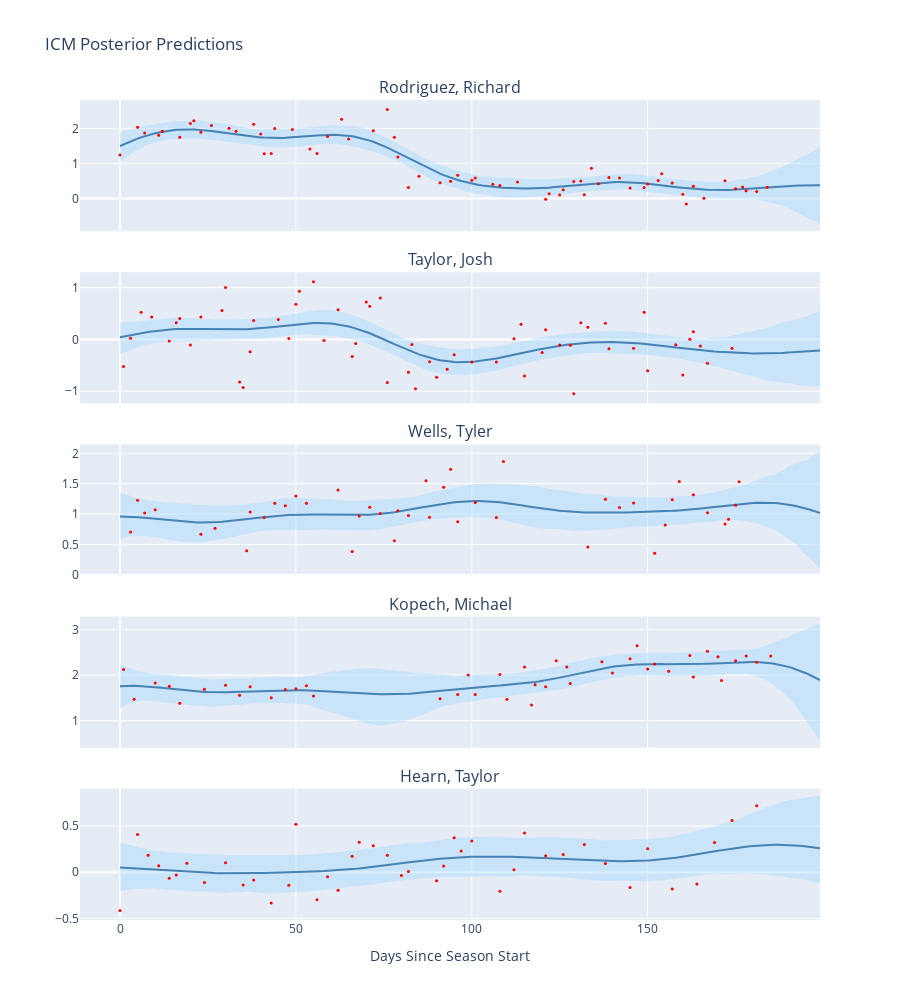

Here is the notebook cell this chart was saved with:
### Markdown cell above
### Visualizing Multi-Output Predictions

Plot posterior for each pitcher:

### Code cell
fig = make_subplots(
    rows=5, cols=1,
    subplot_titles=top_pitchers,
    vertical_spacing=0.05,
    shared_xaxes=True
)

for i, pitcher in enumerate(top_pitchers):
    # Extract predictions for this output
    f_pred_i = ppc_icm.posterior_predictive["f_pred"].isel(
        f_pred_dim_0=slice(i*n_test, (i+1)*n_test)
    )
    
    mean = f_pred_i.mean(dim=["chain", "draw"]).values
    lower = np.percentile(f_pred_i.values, 2.5, axis=(0,1))
    upper = np.percentile(f_pred_i.values, 97.5, axis=(0,1))
    
    # HDI band
    fig.add_trace(go.Scatter(
        x=time_test, y=upper, line=dict(width=0),
        showlegend=False, hoverinfo='skip'
    ), row=i+1, col=1)
    
    fig.add_trace(go.Scatter(
        x=time_test, y=lower, fill='tonexty',
        line=dict(width=0), showlegend=False,
        fillcolor='rgba(135,206,250,0.3)'
    ), row=i+1, col=1)
    
    # Mean
    fig.add_trace(go.Scatter(
        x=time_test, y=mean, mode='lines',
        line=dict(color='steelblue', width=2),
        showlegend=False
    ), row=i+1, col=1)
    
    # Training data
    pitcher_data = df_train.filter(pl.col("pitcher_name") == pitcher)
    fig.add_trace(go.Scatter(
        x=pitcher_data["game_date_idx"].to_list(),
        y=pitcher_data["avg_spin_rate_std"].to_list(),
        mode='markers',
        marker=dict(color='red', size=3),
        showlegend=False
    ), row=i+1, col=1)

fig.update_xaxes(title_text="Days Since Season Start", row=5, col=1)
fig.update_layout(height=1000, title_text="ICM Posterior Predictions")
fig.show()

### Figure 1 — Plotly figure (JSON) as saved in the notebook; plotly's stock layout.template omitted (floating-point values rounded to 4 significant figures; data arrays with more than 128 entries replaced by an {"elided": "..."} marker saying what was removed)
{"data": [{"hoverinfo": "skip", "line": {"width": 0}, "showlegend": false, "type": "scatter", "x": {"elided": "200 float values"}, "xaxis": "x", "y": {"elided": "200 float values"}, "yaxis": "y"}, {"fill": "tonexty", "fillcolor": "rgba(135,206,250,0.3)", "line": {"width": 0}, "showlegend": false, "type": "scatter", "x": {"elided": "200 float values"}, "xaxis": "x", "y": {"elided": "200 float values"}, "yaxis": "y"}, {"line": {"color": "steelblue", "width": 2}, "mode": "lines", "showlegend": false, "type": "scatter", "x": {"elided": "200 float values"}, "xaxis": "x", "y": {"elided": "200 float values"}, "yaxis": "y"}, {"marker": {"color": "red", "size": 3}, "mode": "markers", "showlegend": false, "type": "scatter", "x": [0, 5, 7, 11, 12, 17, 20, 21, 23, 26, 31, 33, 38, 40, 41, 43, 44, 49, 54, 56, 59, 63, 65, 72, 76, 78, 79, 82, 85, 91, 94, 96, 100, 101, 106, 108, 113, 121, 122, 125, 126, 129, 131, 132, 134, 136, 139, 142, 145, 149, 150, 153, 154, 157, 160, 161, 163, 166, 172, 175, 177, 178, 181, 184], "xaxis": "x", "y": [1.245, 2.032, 1.868, 1.802, 1.917, 1.746, 2.138, 2.219, 1.892, 2.081, 2.003, 1.916, 2.117, 1.842, 1.277, 1.281, 1.998, 1.965, 1.416, 1.287, 1.771, 2.263, 1.7, 1.934, 2.536, 1.746, 1.186, 0.3144, 0.6384, 0.4499, 0.491, 0.6667, 0.52, 0.5866, 0.4059, 0.3716, 0.471, -0.01749, 0.1394, 0.1021, 0.2533, 0.4902, 0.4974, 0.1095, 0.8606, 0.4196, 0.604, 0.5879, 0.3001, 0.3144, 0.4189, 0.5163, 0.7064, 0.4457, 0.1241, -0.1524, 0.3521, 0.006342, 0.5073, 0.2825, 0.3315, 0.222, 0.1985, 0.3255], "yaxis": "y"}, {"hoverinfo": "skip", "line": {"width": 0}, "showlegend": false, "type": "scatter", "x": {"elided": "200 float values"}, "xaxis": "x2", "y": {"elided": "200 float values"}, "yaxis": "y2"}, {"fill": "tonexty", "fillcolor": "rgba(135,206,250,0.3)", "line": {"width": 0}, "showlegend": false, "type": "scatter", "x": {"elided": "200 float values"}, "xaxis": "x2", "y": {"elided": "200 float values"}, "yaxis": "y2"}, {"line": {"color": "steelblue", "width": 2}, "mode": "lines", "showlegend": false, "type": "scatter", "x": {"elided": "200 float values"}, "xaxis": "x2", "y": {"elided": "200 float values"}, "yaxis": "y2"}, {"marker": {"color": "red", "size": 3}, "mode": "markers", "showlegend": false, "type": "scatter", "x": [1, 3, 6, 9, 14, 16, 17, 20, 23, 29, 30, 34, 35, 37, 38, 45, 48, 50, 51, 55, 58, 62, 66, 67, 70, 71, 74, 76, 82, 83, 84, 88, 90, 93, 95, 100, 107, 112, 114, 115, 120, 121, 125, 128, 129, 131, 133, 138, 139, 146, 149, 150, 158, 160, 162, 163, 165, 167, 174], "xaxis": "x2", "y": [-0.5235, 0.02035, 0.5258, 0.4328, -0.02982, 0.3219, 0.4034, -0.1092, 0.4316, 0.5561, 1.0, -0.8227, -0.9307, -0.2397, 0.3652, 0.387, 0.01817, 0.6814, 0.9287, 1.113, -0.02147, 0.5723, -0.3295, -0.0779, 0.7228, 0.6404, 0.7997, -0.8315, -0.634, -0.09781, -0.954, -0.4291, -0.7293, -0.5782, -0.2945, -0.4352, -0.4383, 0.0138, 0.2938, -0.7067, -0.2539, 0.1885, -0.1089, -0.1113, -1.051, 0.3213, 0.2355, 0.3132, -0.1802, -0.1718, 0.5246, -0.6065, -0.1023, -0.6861, 0.001884, 0.1503, -0.1277, -0.4605, -0.1686], "yaxis": "y2"}, {"hoverinfo": "skip", "line": {"width": 0}, "showlegend": false, "type": "scatter", "x": {"elided": "200 float values"}, "xaxis": "x3", "y": {"elided": "200 float values"}, "yaxis": "y3"}, {"fill": "tonexty", "fillcolor": "rgba(135,206,250,0.3)", "line": {"width": 0}, "showlegend": false, "type": "scatter", "x": {"elided": "200 float values"}, "xaxis": "x3", "y": {"elided": "200 float values"}, "yaxis": "y3"}, {"line": {"color": "steelblue", "width": 2}, "mode": "lines", "showlegend": false, "type": "scatter", "x": {"elided": "200 float values"}, "xaxis": "x3", "y": {"elided": "200 float values"}, "yaxis": "y3"}, {"marker": {"color": "red", "size": 3}, "mode": "markers", "showlegend": false, "type": "scatter", "x": [3, 5, 7, 10, 23, 27, 36, 37, 41, 44, 47, 50, 53, 62, 66, 68, 71, 74, 78, 79, 82, 87, 88, 92, 94, 96, 101, 107, 109, 133, 138, 142, 146, 152, 155, 157, 159, 163, 167, 172, 173, 175, 176], "xaxis": "x3", "y": [0.7056, 1.229, 1.016, 1.072, 0.6654, 0.765, 0.3954, 1.034, 0.9425, 1.176, 1.138, 1.296, 1.176, 1.398, 0.3816, 0.966, 1.11, 1.007, 0.5613, 1.052, 0.9752, 1.547, 0.9487, 1.44, 1.738, 0.8733, 1.191, 0.9415, 1.863, 0.4572, 1.242, 1.106, 1.18, 0.3544, 0.8196, 1.236, 1.536, 1.318, 1.022, 0.8364, 0.9119, 1.143, 1.532], "yaxis": "y3"}, {"hoverinfo": "skip", "line": {"width": 0}, "showlegend": false, "type": "scatter", "x": {"elided": "200 float values"}, "xaxis": "x4", "y": {"elided": "200 float values"}, "yaxis": "y4"}, {"fill": "tonexty", "fillcolor": "rgba(135,206,250,0.3)", "line": {"width": 0}, "showlegend": false, "type": "scatter", "x": {"elided": "200 float values"}, "xaxis": "x4", "y": {"elided": "200 float values"}, "yaxis": "y4"}, {"line": {"color": "steelblue", "width": 2}, "mode": "lines", "showlegend": false, "type": "scatter", "x": {"elided": "200 float values"}, "xaxis": "x4", "y": {"elided": "200 float values"}, "yaxis": "y4"}, {"marker": {"color": "red", "size": 3}, "mode": "markers", "showlegend": false, "type": "scatter", "x": [1, 4, 10, 14, 17, 24, 30, 34, 37, 43, 47, 50, 53, 55, 91, 96, 99, 101, 108, 110, 115, 117, 118, 121, 124, 127, 128, 137, 140, 145, 147, 150, 152, 156, 162, 163, 167, 170, 171, 175, 178, 181, 185], "xaxis": "x4", "y": [2.124, 1.472, 1.828, 1.755, 1.383, 1.69, 1.779, 1.555, 1.745, 1.503, 1.684, 1.702, 1.768, 1.542, 1.478, 1.574, 2.002, 1.577, 2.013, 1.468, 2.177, 1.342, 1.791, 1.744, 2.314, 2.179, 1.816, 2.295, 2.045, 2.361, 2.648, 2.136, 2.245, 2.083, 2.431, 1.96, 2.527, 2.402, 1.88, 2.316, 2.422, 2.284, 2.421], "yaxis": "y4"}, {"hoverinfo": "skip", "line": {"width": 0}, "showlegend": false, "type": "scatter", "x": {"elided": "200 float values"}, "xaxis": "x5", "y": {"elided": "200 float values"}, "yaxis": "y5"}, {"fill": "tonexty", "fillcolor": "rgba(135,206,250,0.3)", "line": {"width": 0}, "showlegend": false, "type": "scatter", "x": {"elided": "200 float values"}, "xaxis": "x5", "y": {"elided": "200 float values"}, "yaxis": "y5"}, {"line": {"color": "steelblue", "width": 2}, "mode": "lines", "showlegend": false, "type": "scatter", "x": {"elided": "200 float values"}, "xaxis": "x5", "y": {"elided": "200 float values"}, "yaxis": "y5"}, {"marker": {"color": "red", "size": 3}, "mode": "markers", "showlegend": false, "type": "scatter", "x": [0, 5, 8, 11, 14, 16, 19, 24, 30, 35, 38, 43, 48, 50, 56, 59, 62, 66, 68, 72, 76, 80, 82, 90, 92, 95, 97, 100, 108, 112, 115, 121, 126, 132, 138, 145, 150, 157, 164, 169, 174, 181], "xaxis": "x5", "y": [-0.4134, 0.4096, 0.1833, 0.07005, -0.06558, -0.03015, 0.09759, -0.1112, 0.1037, -0.1382, -0.08438, -0.3338, -0.1408, 0.5204, -0.2974, -0.0486, -0.1956, 0.1732, 0.3236, 0.2863, 0.1828, -0.03492, 0.007973, -0.09322, 0.06821, 0.3732, 0.2301, 0.3388, -0.2044, 0.02586, 0.4237, 0.1794, 0.191, 0.2993, 0.09475, -0.1644, 0.2537, -0.1823, -0.1278, 0.3214, 0.5593, 0.7205], "yaxis": "y5"}], "layout": {"annotations": [{"font": {"size": 16}, "showarrow": false, "text": "Rodriguez, Richard", "x": 0.5, "xanchor": "center", "xref": "paper", "y": 1, "yanchor": "bottom", "yref": "paper"}, {"font": {"size": 16}, "showarrow": false, "text": "Taylor, Josh", "x": 0.5, "xanchor": "center", "xref": "paper", "y": 0.79, "yanchor": "bottom", "yref": "paper"}, {"font": {"size": 16}, "showarrow": false, "text": "Wells, Tyler", "x": 0.5, "xanchor": "center", "xref": "paper", "y": 0.58, "yanchor": "bottom", "yref": "paper"}, {"font": {"size": 16}, "showarrow": false, "text": "Kopech, Michael", "x": 0.5, "xanchor": "center", "xref": "paper", "y": 0.37, "yanchor": "bottom", "yref": "paper"}, {"font": {"size": 16}, "showarrow": false, "text": "Hearn, Taylor", "x": 0.5, "xanchor": "center", "xref": "paper", "y": 0.16, "yanchor": "bottom", "yref": "paper"}], "height": 1000, "title": {"text": "ICM Posterior Predictions"}, "xaxis": {"anchor": "y", "domain": [0, 1], "matches": "x5", "showticklabels": false}, "xaxis2": {"anchor": "y2", "domain": [0, 1], "matches": "x5", "showticklabels": false}, "xaxis3": {"anchor": "y3", "domain": [0, 1], "matches": "x5", "showticklabels": false}, "xaxis4": {"anchor": "y4", "domain": [0, 1], "matches": "x5", "showticklabels": false}, "xaxis5": {"anchor": "y5", "domain": [0, 1], "title": {"text": "Days Since Season Start"}}, "yaxis": {"anchor": "x", "domain": [0.84, 1]}, "yaxis2": {"anchor": "x2", "domain": [0.63, 0.79]}, "yaxis3": {"anchor": "x3", "domain": [0.42, 0.58]}, "yaxis4": {"anchor": "x4", "domain": [0.21, 0.37]}, "yaxis5": {"anchor": "x5", "domain": [0, 0.16]}}}
